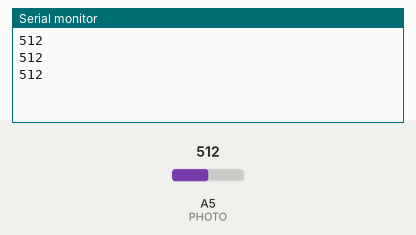
A sketch run on a simulated Arduino Uno, built with avr-gcc and run on an emulated ATmega328P. Parts: the last lines printed to the serial monitor. Inputs (shaded band) come from the test bench; at power-on: A5 (PHOTO) = 512.

Above: at 1.3 s.
1.4 s: A5 (PHOTO) set to 716
At 1.9 s:
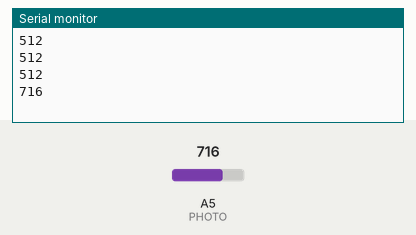
2.9 s: A5 (PHOTO) set to 900
At 3.4 s:
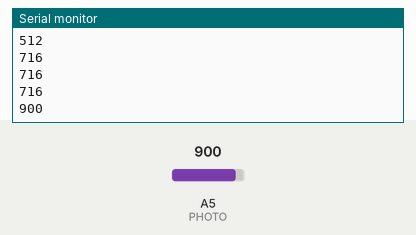
Timing chart, 0 to 5.9 s (numbered marks = the images above; inputs shaded):
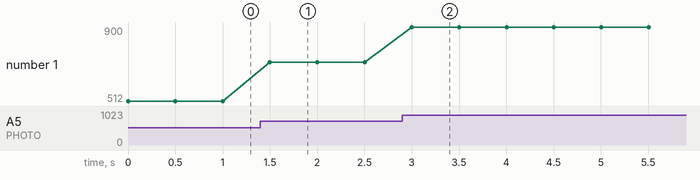

Measured:
- after the input at 1.4 s, the serial monitor: prints a new line after 0.10 s (image 1)
- after the input at 2.9 s, the serial monitor: prints a new line after 0.10 s (image 2)
- plotted number 1: 512 → 716 after the input at 1.4 s, 716 → 900 after the input at 2.9 s

The sketch:

Test_Photodioda.ino
```cpp
int PHOTO= A5;

void setup()
{
  pinMode(PHOTO,INPUT);
  Serial.begin(9600);
}

void loop()
{
 int baca=analogRead(PHOTO);
 Serial.println(baca);
 delay (500);
}
```
